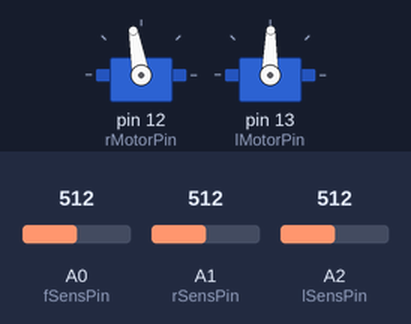
The sketch below on a simulated Arduino Uno, built with avr-gcc and run on an emulated ATmega328P. Parts: 2 × servo. The test bench sets the inputs (shaded band); at power-on: A1 (rSensPin) = 512, A2 (lSensPin) = 512, A0 (fSensPin) = 512.

Above: at 5.2 s.
5.3 s: A1 (rSensPin) set to 0
At 7.7 s:
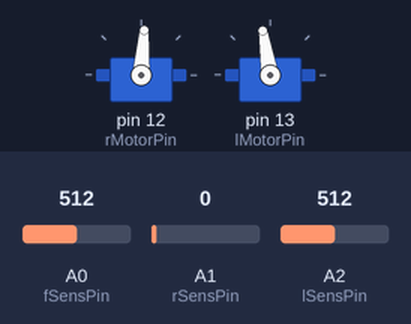
8.3 s: A1 (rSensPin) set to 122
11.3 s: A2 (lSensPin) set to 0
14.3 s: A2 (lSensPin) set to 122
Timing chart, 0 to 18.3 s (numbered marks = the images above; inputs shaded):
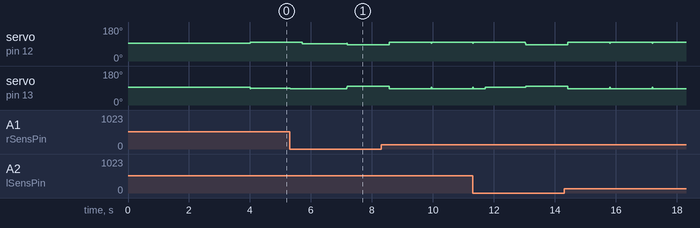

The sketch:

motor_control.ino
```cpp
// Motor Control Code
// 2014-04-01
//
// Todo (functions):
//   [X] move_forward(int Time)
//   [X] move_reverse(int Time)
//   [P] move_rotates(int Degree, bool Right)
//   [ ] move_turn(int Direction)
//   [X] sensory_wall()
//
// Todo (functionality):
//   [X] straightness correction during forward movement
//
// Todo (fixes):
//   [P] immediate right turn after left undershoots
//   [P] immediate left turn after right undershoots
//   [ ] OK to move forward doesn't work
//   [ ] doesn't move backward on dead end

#include <Servo.h>

//// DEBUG FLAGS
boolean one_turn = false;
boolean one_fore = false;


//// CONSTANTS
const int fSensPin = A0; // front wall sensor pin
const int rSensPin = A1; // right wall sensor pin
const int lSensPin = A2; // left wall sensor pin

const int rMotorPin = 12; // right motor pin
const int lMotorPin = 13; // left motor pin

const int mZero = 1500; // servo usec corresponding to zero speed
const int ltop = 65; // left servo adj. for top speed foreward
const int rtop = -74; // right servo adj. for top speed foreward
const int ltopR = -55; // left servo adj. for top speed reverse
const int rtopR = 74; // right servo adj. for top speed reverse

// movement timing constants
const int r90_duration = 1300; // msec for 90-deg right turn
const int l90_duration = 1250; // msec for 90-deg left turn
const int lr90_adj_duration = 800; // msec for turn override after a forward turn
const int br90_duration = 1450; // msec for 90-deg backward right turn
const int bl90_duration = 1310; // msec for 90-deg backward left turn
const int mv_bTurn_back_duration = 400; // msec for extra backward movement before backward turn
const int f1_duration = 1375; // msec for one cell forward move
const int b1_duration = 1375; // msec for one cell backward move
const int blr90_adj_duration = 1375; // msec for turn override after a backward turn

//// VARIABLES
int mv_fore_duration = 0; // duration for forward movement cmd
boolean mv_fore = false; // moving forward flag
int mv_fore_start = 0; // start time for foreward movement cmd

int mv_back_duration = 0; // duration for backward movement cmd
boolean mv_back = false; // moving backward flag
int mv_back_start = 0; // start time for backward movement cmd

int mv_right_duration = 0; // duration for right turn cmd
boolean mv_right = false; // turning right flag
int mv_right_start = 0; // start time for right turn cmd

int mv_left_duration = 0; // duration for left turn cmd
boolean mv_left = false; // turning left flag
int mv_left_start = 0; // start time for left turn cmd

int mv_bRight_duration = 0; // duration for backward right turn cmd
boolean mv_bRight = false; // backward right turn cmd
int mv_bRight_start = 0; // start time for backward right turn cmd

int mv_bLeft_duration = 0; // duration for backward left turn cmd
boolean mv_bLeft = false; // backward left turn flag
int mv_bLeft_start = 0; // start time for backward left turn cmd

int turn_adj_duration = 0; // duration for forward adjustment after turn
boolean turn_adj = false; // forward adjustment after turn flag
int turn_adj_start = 0; // start time for forward adjustment after turn

boolean stopped = true;
boolean forward = true;

// state of current mouse regarding forward travel
boolean straight = true; // mouse traveling straight down center
boolean rCorr = false; // mouse making rightward correction
boolean lCorr = false; // mouse making leftward correction

// distance measurements in [cm]
// reading > 10 if no object detected
float lDist; // current leftward distance measurement
float rDist; // current rightward distance measurment
float fDist; // current forward distance measurment

Servo rMotor; // right servo object
Servo lMotor; // left servo object


void move_forward(int Time){
  // function to set mouse in motion in the forward
  // direction for a set amount of time.
  mv_fore_duration = Time;
}

void move_backward(int Time){
  // function to set mouse in motion in the forward
  // direction for a set amount of time.
  mv_back_duration = Time;
}

void set_lMotor_speed(float rel){
  // set left motor to speed relative to top speed
  // i.e., set_lMotor_speed(0.8) sets left motor
  // speed to 80% of top speed in forward direction.
  // For positive value of rel, use ltop.
  // For negative value of rel, use ltopR (reverse).
  if (rel >= 0)
    lMotor.writeMicroseconds(mZero + ltop*rel);
  else
    lMotor.writeMicroseconds(mZero - ltopR*rel);
}

void move_stop(){
  // stops mouse movement.
  set_lMotor_speed(0);
  set_rMotor_speed(0);
  mv_fore = false;
  mv_fore_duration = 0;
  mv_back = false;
  mv_back_duration = 0;
  stopped = true;
  mv_right = false;
  mv_right_duration = 0;
  mv_left = false;
  mv_left_duration = 0;
}

void set_rMotor_speed(float rel){
  // set right motor to speed relative to top speed
  // i.e., set_rMotor_speed(-0.6) sets right motor
  // speed to -60% of top speed in reverse direction.
  // For positive value of rel, use rtop.
  // For negative value of rel, use rtopR (reverse).
  if (rel >= 0)
    rMotor.writeMicroseconds(mZero + rtop*rel);
  else
    rMotor.writeMicroseconds(mZero - rtopR*rel);
}

void read_sensors(){
  // read mouse position sensors (i.e., current
  // distance from adjacent objects)
  lDist = 10.174*exp(-0.006*analogRead(lSensPin));
  fDist = 10.174*exp(-0.006*analogRead(fSensPin));
  rDist = 10.174*exp(-0.006*analogRead(rSensPin));

//  Serial.print(lDist); // uncomment for debugging
//  Serial.print(" "); // uncomment for debugging
//  Serial.print(fDist); // uncomment for debugging
//  Serial.print(" "); // uncomment for debugging
//  Serial.println(rDist); // uncomment for debugging
}

boolean sensory_wall() {
  // return true if front wall is found.
  if (fDist < 2)
    return true;
  else
    return false;
}

void turn_right(int Degree) {
  mv_right_duration = r90_duration;
}

void turn_left(int Degree) {
  mv_left_duration = l90_duration;
}

void turn_bRight(int Degree) {
  mv_bRight_duration = br90_duration;
}

void turn_bLeft(int Degree) {
  mv_bLeft_duration = bl90_duration;
}

void setup(){
//  Serial.begin(9600); // uncomment for debugging

  // set aref to 1100 mV for more precise
  // measurements from the wall sensors.
  analogReference(INTERNAL);

  // initialize motors
  rMotor.attach(rMotorPin);
  lMotor.attach(lMotorPin);
  set_lMotor_speed(0);
  set_rMotor_speed(0);

  // just testing
  delay(4000); // wait 4 seconds to manually align the mouse
}

void loop(){
  if (mv_fore_duration > 0){
    // handle foreward movement
    if (!mv_fore){
      // start movement
      forward = true;
      mv_fore = true;
      stopped = false;
      mv_fore_start = millis();
      set_lMotor_speed(1);
      set_rMotor_speed(1);
    }
    else if (millis() - mv_fore_start >= mv_fore_duration){
      // stop movement
      set_lMotor_speed(0);
      set_rMotor_speed(0);
      mv_fore = false;
      stopped = true;
      mv_fore_duration = 0;
    }
    else if (!turn_adj) {
      // continue movement
      if (!rCorr && lDist < 3){
        // Too close to left wall.  Make rightward correction.
        set_lMotor_speed(1);
        set_rMotor_speed(0.7);
        rCorr = true;
        lCorr = false;
        straight = false;
      }
      else if (!lCorr && rDist < 3){
        // Too close to right wall.  Make leftward correction.
        set_lMotor_speed(0.7);
        set_rMotor_speed(1);
        lCorr = true;
        rCorr = false;
        straight = false;
      }
      else if (!straight && rDist > 3 && lDist > 3){
        // Mouse righted.  Continue at top speed.
        set_lMotor_speed(1);
        set_rMotor_speed(1);
        straight = true;
        rCorr = false;
        lCorr = false;
      }
    }
  }

  else if (mv_back_duration > 0){
    // handle backward movement
    if (!mv_back){
      // start movement
      forward = false;
      mv_back = true;
      stopped = false;
      mv_back_start = millis();
      set_lMotor_speed(-1);
      set_rMotor_speed(-1);
    }
    else if (millis() - mv_back_start >= mv_back_duration){
      // stop movement
      set_lMotor_speed(0);
      set_rMotor_speed(0);
      mv_back = false;
      stopped = true;
      mv_back_duration = 0;
    }
    else if (!turn_adj) {
      // continue movement
      if (!rCorr && lDist < 4.0){
        // Too close to left wall.  Make rightward correction.
        set_lMotor_speed(-1);
        set_rMotor_speed(-0.7);
        rCorr = true;
        lCorr = false;
        straight = false;
      }
      else if (!lCorr && rDist < 4.0){
        // Too close to right wall.  Make leftward correction.
        set_lMotor_speed(-0.7);
        set_rMotor_speed(-1);
        lCorr = true;
        rCorr = false;
        straight = false;
      }
      else if (!straight && rDist > 4.0 && lDist > 4.0){
        // Mouse righted.  Continue at top speed.
        set_lMotor_speed(-1);
        set_rMotor_speed(-1);
        straight = true;
        rCorr = false;
        lCorr = false;
      }
    }
  }

  else if (mv_right_duration > 0){
    // handle right turn movement
    if (!mv_right){
      // start movement
      mv_right = true;
      stopped = false;
      mv_right_start = millis();
      set_lMotor_speed(1);
      set_rMotor_speed(-0.15);
    }
    else if (millis() - mv_right_start >= mv_right_duration){
      // stop movement
      set_lMotor_speed(0);
      set_rMotor_speed(0);
      mv_right_duration = 0;
      turn_adj_duration = lr90_adj_duration;
      move_forward(f1_duration);
      // don't set stopped flag here, since we're doing
      // an immediate forward movement.
    }
  }

  else if (mv_left_duration > 0){
    // handle left turn movement
    if (!mv_left){
      // start movement
      mv_left = true;
      stopped = false;
      mv_left_start = millis();
      set_lMotor_speed(-0.15);
      set_rMotor_speed(1);
    }
    else if (millis() - mv_left_start >= mv_left_duration){
      // stop movement
      set_lMotor_speed(0);
      set_rMotor_speed(0);
      mv_left_duration = 0;
      turn_adj_duration = lr90_adj_duration;
      move_forward(f1_duration);
      // don't set stopped flag here, since we're doing
      // an immediate forward movement.
    }
  }

  else if (mv_bRight_duration > 0){
    // handle back right turn movement
    if (!mv_bRight){
      // start movement
      // At first we'll do a little extra backward movement,
      // otherwise we'll turn too soon.
      mv_bRight = true;
      stopped = false;
      mv_bRight_start = millis();
      set_lMotor_speed(-1);
      set_rMotor_speed(-1);
    }
    else if (millis() - mv_bRight_start >= mv_bRight_duration + mv_bTurn_back_duration){
      // stop movement
      set_lMotor_speed(0);
      set_rMotor_speed(0);
      mv_bRight_duration = 0;
      turn_adj_duration = blr90_adj_duration;
      move_forward(f1_duration);
      forward = true;
      // don't set stopped flag here, since we're doing
      // an immediate backward movement.
    }
    else if (millis() - mv_bRight_start >= mv_bTurn_back_duration){
      // completed extra backward movement
      // initiate the turn
      set_lMotor_speed(-1);
      set_rMotor_speed(0.15);
    }
  }

  else if (mv_bLeft_duration > 0){
    // handle back left turn movement
    if (!mv_bLeft){
      // start movement
      // At first we'll do a little extra backward movement,
      // otherwise we'll turn too soon.
      mv_bLeft = true;
      stopped = false;
      mv_bLeft_start = millis();
      set_lMotor_speed(-1);
      set_rMotor_speed(-1);
    }
    else if (millis() - mv_bLeft_start >= mv_bLeft_duration + mv_bTurn_back_duration){
      // stop movement
      set_lMotor_speed(0);
      set_rMotor_speed(0);
      mv_bLeft_duration = 0;
      turn_adj_duration = blr90_adj_duration;
      move_forward(f1_duration);
      forward = true;
      // don't set stopped flag here, since we're doing
      // an immediate backward movement.
    }
    else if (millis() - mv_bLeft_start >= mv_bTurn_back_duration){
      // completed extra backward movement
      // initiate the turn
      set_lMotor_speed(0.15);
      set_rMotor_speed(-1);
    }
  }

  if (turn_adj_duration > 0){
    // Need to disable left/right turn override for a brief
    // period after a left or right turn into a new cell.
    if (!turn_adj){
      // start our forward adjustment
      turn_adj = true;
      turn_adj_start = millis();
    }
    else if (millis() - turn_adj_start >= turn_adj_duration){ // if enough time has passed after turn
      // stop our forward adjustment
      // set mv_left and mv_right flags to false
      // so we can get back to checking for possible turns
      mv_left = false;
      mv_right = false;
      mv_bRight = false;
      mv_bLeft = false;
      turn_adj = false;      // testing these lines to see if
      turn_adj_duration = 0; // mouse doesn't freak out anymore
    }
  }

  read_sensors(); // update wall sensor readings

  // SIMPLE CONTROL ALGORITHM
  if (!mv_right && !mv_left && !mv_bRight && !mv_bLeft) {
    if (rDist > 9) {
      move_stop();
      if (forward)
        turn_right(90);
      else
        turn_bRight(90);
    }
    else if (lDist > 9) {
      // go left
      move_stop();
      if (forward)
        turn_left(90);
      else
        turn_bLeft(90);
    }
    else if (!forward) {
      move_backward(b1_duration);
    }
    else if (stopped && fDist > 8) {
      // go straight
      move_forward(f1_duration);
    }
    else if (stopped && sensory_wall()) {
      // dead end
      move_backward(b1_duration);
    }
    else {
      // ??????????
    }
  }

  delay(10);
}
```

Measured:
- after the input at 5.3 s, servo on pin 12 (rMotorPin): 100° → 92° after 0.42 s, → 86° 1.5 s later
